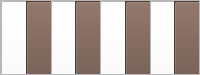
      <widget class="QFrame" name="w2">
       <property name="minimumSize">
        <size>
         <width>0</width>
         <height>75</height>
        </size>
       </property>
       <property name="maximumSize">
        <size>
         <width>16777215</width>
         <height>75</height>
        </size>
       </property>
       <property name="styleSheet">
        <string notr="true">border-width:0px;</string>
       </property>
       <property name="frameShape">
        <enum>QFrame::StyledPanel</enum>
       </property>
       <property name="frameShadow">
        <enum>QFrame::Raised</enum>
       </property>
       <layout class="QHBoxLayout" name="horizontalLayout_23">
        <property name="spacing">
         <number>0</number>
        </property>
        <property name="leftMargin">
         <number>0</number>
        </property>
        <property name="topMargin">
         <number>0</number>
        </property>
        <property name="rightMargin">
         <number>0</number>
        </property>
        <property name="bottomMargin">
         <number>0</number>
        </property>
        <item>
         <widget class="QFrame" name="f20">
          <property name="styleSheet">
           <string notr="true">background-color: rgb(255, 255, 255);</string>
          </property>
          <property name="frameShape">
           <enum>QFrame::StyledPanel</enum>
          </property>
          <property name="frameShadow">
           <enum>QFrame::Raised</enum>
          </property>
          <widget class="QPushButton" name="p20">
           <property name="geometry">
            <rect>
             <x>0</x>
             <y>0</y>
             <width>75</width>
             <height>75</height>
            </rect>
           </property>
           <property name="minimumSize">
            <size>
             <width>75</width>
             <height>75</height>
            </size>
           </property>
           <property name="contextMenuPolicy">
            <enum>Qt::NoContextMenu</enum>
           </property>
           <property name="text">
            <string/>
           </property>
           <property name="checkable">
            <bool>false</bool>
           </property>
           <property name="autoExclusive">
            <bool>true</bool>
           </property>
          </widget>
         </widget>
        </item>
        <item>
         <widget class="QFrame" name="f21">
          <property name="styleSheet">
           <string notr="true">
background-color: rgb(108, 82, 70);</string>
          </property>
          <property name="frameShape">
           <enum>QFrame::StyledPanel</enum>
          </property>
          <property name="frameShadow">
           <enum>QFrame::Raised</enum>
          </property>
          <widget class="QPushButton" name="p21">
           <property name="geometry">
            <rect>
             <x>0</x>
             <y>0</y>
             <width>75</width>
             <height>75</height>
            </rect>
           </property>
           <property name="minimumSize">
            <size>
             <width>75</width>
             <height>75</height>
            </size>
           </property>
           <property name="contextMenuPolicy">
            <enum>Qt::NoContextMenu</enum>
           </property>
           <property name="text">
            <string/>
           </property>
           <property name="checkable">
            <bool>false</bool>
           </property>
           <property name="autoExclusive">
            <bool>true</bool>
           </property>
          </widget>
         </widget>
        </item>
        <item>
         <widget class="QFrame" name="f22">
          <property name="styleSheet">
           <string notr="true">background-color: rgb(255, 255, 255);</string>
          </property>
          <property name="frameShape">
           <enum>QFrame::StyledPanel</enum>
          </property>
          <property name="frameShadow">
           <enum>QFrame::Raised</enum>
          </property>
          <widget class="QPushButton" name="p22">
           <property name="geometry">
            <rect>
             <x>0</x>
             <y>0</y>
             <width>75</width>
             <height>75</height>
            </rect>
           </property>
           <property name="minimumSize">
            <size>
             <width>75</width>
             <height>75</height>
            </size>
           </property>
           <property name="contextMenuPolicy">
            <enum>Qt::NoContextMenu</enum>
           </property>
           <property name="text">
            <string/>
           </property>
           <property name="checkable">
            <bool>false</bool>
           </property>
           <property name="autoExclusive">
            <bool>true</bool>
           </property>
          </widget>
         </widget>
        </item>
        <item>
         <widget class="QFrame" name="f23">
          <property name="styleSheet">
           <string notr="true">
background-color: rgb(108, 82, 70);</string>
          </property>
          <property name="frameShape">
           <enum>QFrame::StyledPanel</enum>
          </property>
          <property name="frameShadow">
           <enum>QFrame::Raised</enum>
          </property>
          <widget class="QPushButton" name="p23">
           <property name="geometry">
            <rect>
             <x>0</x>
             <y>0</y>
             <width>75</width>
             <height>75</height>
            </rect>
           </property>
           <property name="minimumSize">
            <size>
             <width>75</width>
             <height>75</height>
            </size>
           </property>
           <property name="contextMenuPolicy">
            <enum>Qt::NoContextMenu</enum>
           </property>
           <property name="text">
            <string/>
           </property>
           <property name="checkable">
            <bool>false</bool>
           </property>
           <property name="autoExclusive">
            <bool>true</bool>
           </property>
          </widget>
         </widget>
        </item>
        <item>
         <widget class="QFrame" name="f24">
          <property name="styleSheet">
           <string notr="true">background-color: rgb(255, 255, 255);</string>
          </property>
          <property name="frameShape">
           <enum>QFrame::StyledPanel</enum>
          </property>
          <property name="frameShadow">
           <enum>QFrame::Raised</enum>
          </property>
          <widget class="QPushButton" name="p24">
           <property name="geometry">
            <rect>
             <x>0</x>
             <y>0</y>
             <width>75</width>
             <height>75</height>
            </rect>
           </property>
           <property name="minimumSize">
            <size>
             <width>75</width>
             <height>75</height>
            </size>
           </property>
           <property name="contextMenuPolicy">
            <enum>Qt::NoContextMenu</enum>
           </property>
           <property name="text">
            <string/>
           </property>
           <property name="checkable">
            <bool>false</bool>
           </property>
           <property name="autoExclusive">
            <bool>true</bool>
           </property>
          </widget>
         </widget>
        </item>
        <item>
         <widget class="QFrame" name="f25">
          <property name="styleSheet">
           <string notr="true">
background-color: rgb(108, 82, 70);</string>
          </property>
          <property name="frameShape">
           <enum>QFrame::StyledPanel</enum>
          </property>
          <property name="frameShadow">
           <enum>QFrame::Raised</enum>
          </property>
          <widget class="QPushButton" name="p25">
           <property name="geometry">
            <rect>
             <x>0</x>
             <y>0</y>
             <width>75</width>
             <height>75</height>
            </rect>
           </property>
           <property name="minimumSize">
            <size>
             <width>75</width>
             <height>75</height>
            </size>
           </property>
           <property name="contextMenuPolicy">
            <enum>Qt::NoContextMenu</enum>
           </property>
           <property name="text">
            <string/>
           </property>
           <property name="checkable">
            <bool>false</bool>
           </property>
           <property name="autoExclusive">
            <bool>true</bool>
           </property>
          </widget>
         </widget>
        </item>
        <item>
         <widget class="QFrame" name="f26">
          <property name="styleSheet">
           <string notr="true">background-color: rgb(255, 255, 255);</string>
          </property>
          <property name="frameShape">
           <enum>QFrame::StyledPanel</enum>
          </property>
          <property name="frameShadow">
           <enum>QFrame::Raised</enum>
          </property>
          <widget class="QPushButton" name="p26">
           <property name="geometry">
            <rect>
             <x>0</x>
             <y>0</y>
             <width>75</width>
             <height>75</height>
            </rect>
           </property>
           <property name="minimumSize">
            <size>
             <width>75</width>
             <height>75</height>
            </size>
           </property>
           <property name="contextMenuPolicy">
            <enum>Qt::NoContextMenu</enum>
           </property>
           <property name="text">
            <string/>
           </property>
           <property name="checkable">
            <bool>false</bool>
           </property>
           <property name="autoExclusive">
            <bool>true</bool>
           </property>
          </widget>
         </widget>
        </item>
        <item>
         <widget class="QFrame" name="f27">
          <property name="styleSheet">
           <string notr="true">
background-color: rgb(108, 82, 70);</string>
          </property>
          <property name="frameShape">
           <enum>QFrame::StyledPanel</enum>
          </property>
          <property name="frameShadow">
           <enum>QFrame::Raised</enum>
          </property>
          <widget class="QPushButton" name="p27">
           <property name="geometry">
            <rect>
             <x>0</x>
             <y>0</y>
             <width>75</width>
             <height>75</height>
            </rect>
           </property>
           <property name="minimumSize">
            <size>
             <width>75</width>
             <height>75</height>
            </size>
           </property>
           <property name="contextMenuPolicy">
            <enum>Qt::NoContextMenu</enum>
           </property>
           <property name="text">
            <string/>
           </property>
           <property name="checkable">
            <bool>false</bool>
           </property>
           <property name="autoExclusive">
            <bool>true</bool>
           </property>
          </widget>
         </widget>
        </item>
       </layout>
      </widget>
